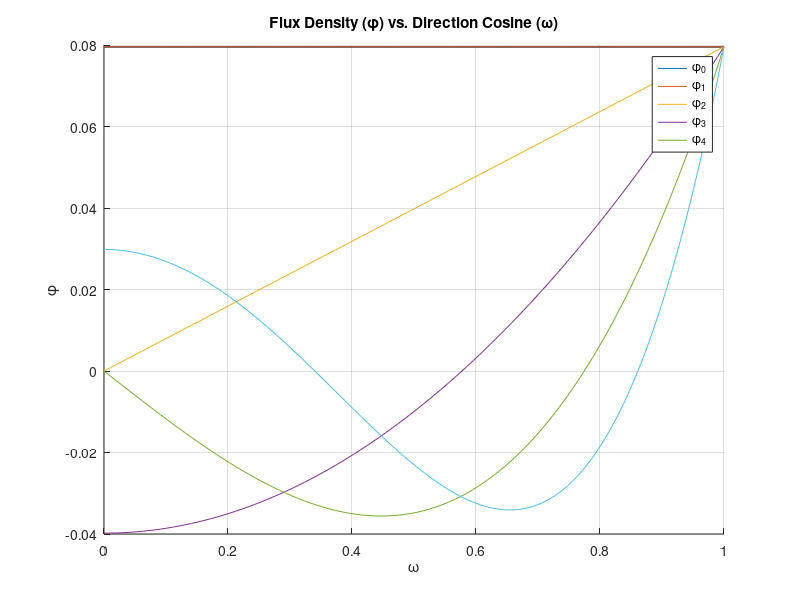

This figure's MATLAB source:
clear all, close all, clc

w = linspace(0,1,100);
 l = length(w);

ph_r = 1;       % constant radial flux-density
C = ph_r/(4*pi);    % constant

ph_0 = C *ones(l);
ph_1 = C *w;
ph_2 = C *0.5 *(3*w.^2 - 1);
ph_3 = C *0.5 *(5*w.^3 - 3.*w);
ph_4 = C *0.125 *(35*w.^4 - 30.*w.^2 +3);

figure(1)
    grid on, hold on 
plot(w, ph_0)
plot(w, ph_1)
plot(w, ph_2)
plot(w, ph_3)
plot(w, ph_4)
    legend
legend('\phi_0', '\phi_1', '\phi_2', '\phi_3', '\phi_4')
    hold off

xlabel('\omega')
ylabel('\phi')
title('Flux Density (\phi) vs. Direction Cosine (\omega)')



